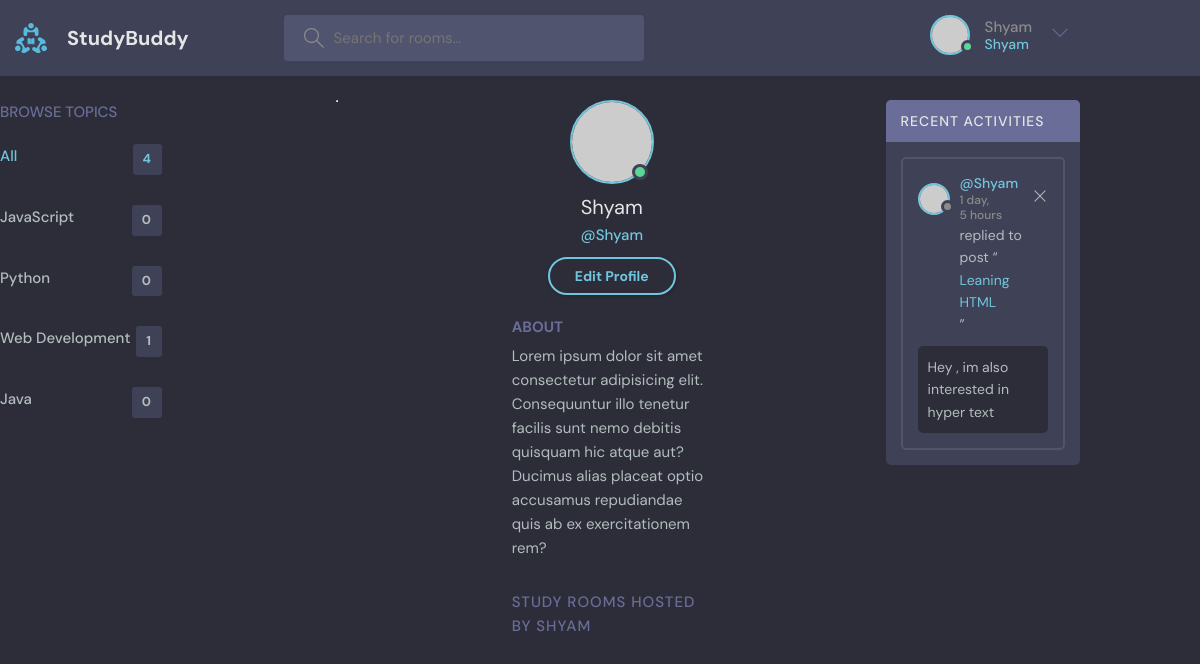
Screenshot of /profile/3 (signed in) with the database file from the repository.
### base/models.py (models this page shows, shortened)
class Topic(models.Model):
    name = models.CharField(max_length=200)

class Message(models.Model):
    user = models.ForeignKey(User,on_delete=models.CASCADE)
    room = models.ForeignKey(Room,on_delete=models.CASCADE)
    body = models.TextField()
    updated = models.DateTimeField(auto_now=True)
    created = models.DateTimeField(auto_now_add=True)
    class Meta:
        ordering = ['-updated','-created']

class Room(models.Model):
    host = models.ForeignKey(User,on_delete=models.SET_NULL,null=True)
    topic =models.ForeignKey(Topic,on_delete=models.SET_NULL,null=True)
    name = models.CharField(max_length=200)
    description = models.TextField(null=True,blank=True)
    participants = models.ManyToManyField(User,related_name='participants',blank=True)
    updated = models.DateTimeField(auto_now=True)
    created = models.DateTimeField(auto_now_add=True)
    class Meta:
        ordering = ['-updated','-created']
    def __str__(self):
        return str(self.name)

### base/views.py (the view)
# urls.py: path('profile/<str:pk>',views.userProfile,name="user-profile"),
def userProfile(request,pk):
    user = User.objects.get(id=pk)
    rooms = user.room_set.all()
    room_messages=user.message_set.all()
    topics=Topic.objects.all()
    context={'user':user,'rooms':rooms,'room_messages':room_messages,'topics':topics}
    return render(request,'base/profile.html',context)

### base/templates/base/profile.html (shortened to what this page needs)
{% extends 'main.html' %}
{% block content %}
  <main class="profile-page layout layout--3">
    <div class="container">
      {% include 'base/topics_component.html' %}
      <div class="roomList">
        <div class="profile">
          <div class="profile__avatar">
            <div class="avatar avatar--large active">
              <img src="https://randomuser.me/api/portraits/men/11.jpg" />
            </div>
          </div>
          <div class="profile__info">
            <h3>{{user.username}}</h3>
            <p>@{{user.username}}</p>
            {% if request.user == user %}
            <a href="{% url 'update-user' %}" class="btn btn--main btn--pill">Edit Profile</a>
            {% endif %}
          </div>
          <div class="profile__about">
            <h3>About</h3>
            <p>
              Lorem ipsum dolor sit amet consectetur adipisicing elit. Consequuntur illo tenetur
              facilis sunt nemo debitis quisquam hic atque aut? Ducimus alias placeat optio
              accusamus repudiandae quis ab ex exercitationem rem?
            </p>
          </div>
        </div>
        <div class="roomList__header">
          <div>
            <h2>Study Rooms Hosted by {{user.username}}</a>
            </h2>
          </div>
        </div>
      </div>
      {% include 'base/activity_component.html' %}
    </div>
  </main>
  {% endblock %}

### templates/navbar.html (shortened to what this page needs)
{% load static %}
<header class="header header--loggedIn">
    <div class="container">
      <a href="{% url 'home' %}" class="header__logo">
        <img src="{% static '/images/logo.svg' %}" />
        <h1>StudyBuddy</h1>
      </a>
      <form class="header__search" method="GET" action="{% url 'home' %}">
        <label>
          <input name="q" placeholder="Search for rooms..." />
        </label>
      </form>
      <nav class="header__menu">
        {% if request.user.is_authenticated %}
        <div class="header__user">
          <a href="{% url 'home' %}">
            <div class="avatar avatar--medium active">
              <img src="https://randomuser.me/api/portraits/men/37.jpg" />
            </div>
            <p>{{request.user.username}}<span>{{request.user.username}}</span></p>
          </a>
          <button class="dropdown-button">
            <svg version="1.1" xmlns="http://www.w3.org/2000/svg" width="32" height="32" viewBox="0 0 32 32">
              <title>chevron-down</title>
              <path d="M16 21l-13-13h-3l16 16 16-16h-3l-13 13z"></path>
            </svg>
          </button>
        </div>
        {% else %}
        <a href="{% url 'login' %}">
          <img src="{% static '/images/avatar.svg' %}" />
          <p>Login</p>
        </a>
        {% endif %}
      </nav>
    </div>
  </header>

### base/templates/base/topics_component.html
<div class="topics">
    <div class="topics__header">
      <h2>Browse Topics</h2>
    </div>
    <ul class="topics__list">
      <li>
        <a href="{% url 'home' %}" class="active">All <span>{{topics.count}}</span></a>
      </li>
      {% for topic in topics %}
      <li>
        <a href="{% url 'home' %}?q={{topic.name}}">{{topic.name}}<span>{{topic.room_set.all.count}}</span></a>
      </li>
      {% endfor %}
    </ul>
  </div>
<hr>

### base/templates/base/activity_component.html
<div class="activities">
    <div class="activities__header">
      <h2>Recent Activities</h2>
    </div>
    {% for message in room_messages %}
    <div class="activities__box">
      <div class="activities__boxHeader roomListRoom__header">
        <a href="{% url 'user-profile' message.user.id %}" class="roomListRoom__author">
          <div class="avatar avatar--small">
            <img src="https://randomuser.me/api/portraits/women/11.jpg" />
          </div>
          <p>
            @{{message.user}}
            <span>{{message.created|timesince}}</span>
          </p>
        </a>
        {% if request.user == message.user %}
        <div class="roomListRoom__actions">
          <a href="{% url 'delete-message' message.id %}">
            <svg
              version="1.1"
              xmlns="http://www.w3.org/2000/svg"
              width="32"
              height="32"
              viewBox="0 0 32 32"
            >
              <title>remove</title>
              <path
                d="M27.314 6.019l-1.333-1.333-9.98 9.981-9.981-9.981-1.333 1.333 9.981 9.981-9.981 9.98 1.333 1.333 9.981-9.98 9.98 9.98 1.333-1.333-9.98-9.98 9.98-9.981z"
              ></path>
            </svg>
          </a>
        </div>
        {% endif %}
      </div>
      <div class="activities__boxContent">
        <p>
          replied to post “<a href="{% url 'room' message.room.id %}">{{message.room}}</a
          >”
        </p>
        <div class="activities__boxRoomContent">
          {{message.body}}
        </div>
      </div>
    </div>
    {% endfor %}
  </div>

### rows the page displays
Topic: name "JavaScript", room_set.all.count "0"
Topic: name "Python", room_set.all.count "0"
Topic: name "Web Development", room_set.all.count "1"
Topic: name "Java", room_set.all.count "0"
Message: user "Shyam", created "1 day, 5 hours", room "Leaning HTML", body "Hey , im also interested in hyper text"

### other values shown
{{ request.user.username }} "Shyam"
{{ topics.count }} "4"
{{ user.username }} "Shyam"
{{ user.username }} "SHYAM"
